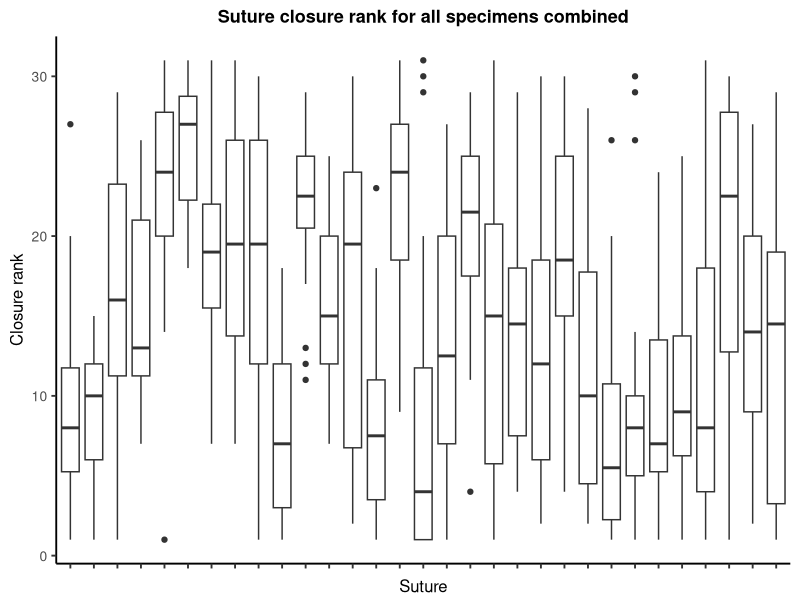
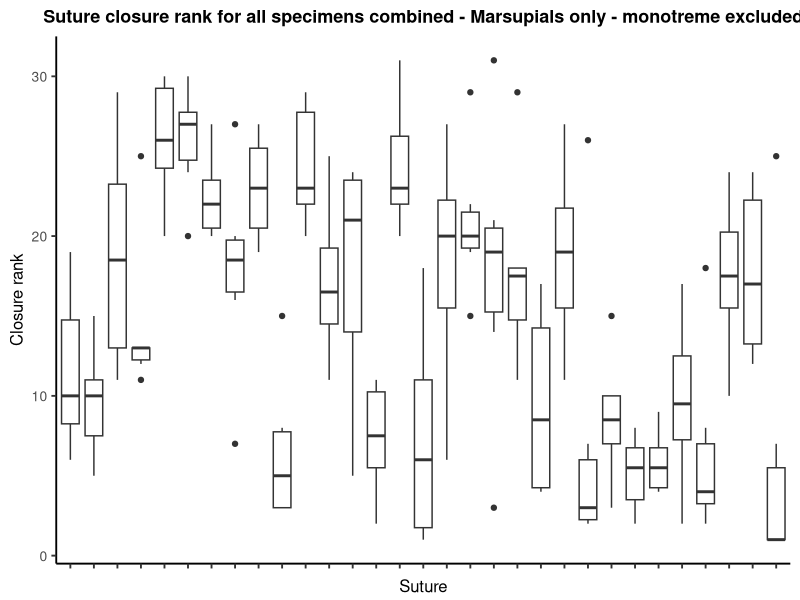
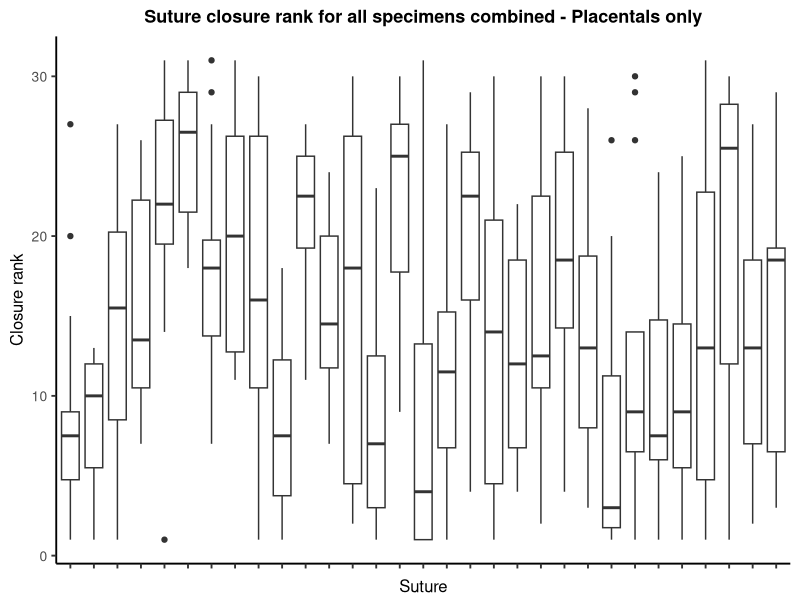
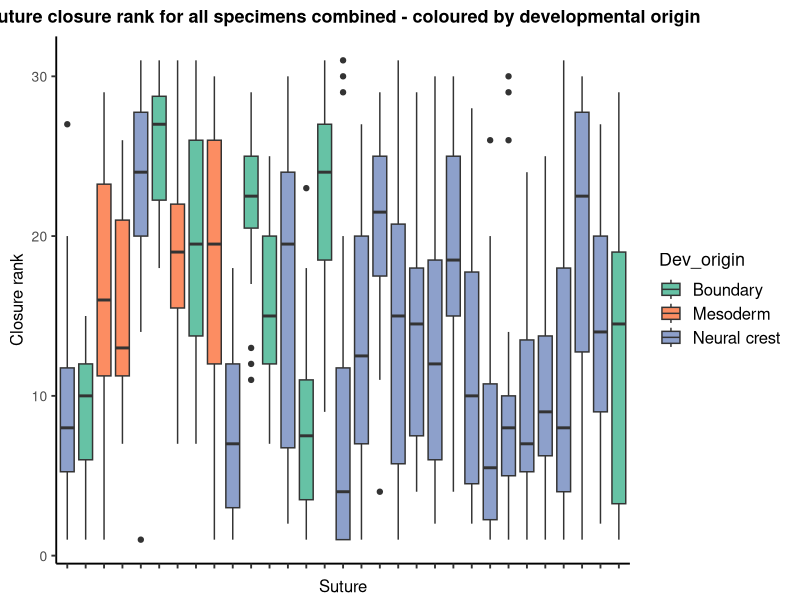

Recreate these plots in R, in order.
# Title: Rank order analysis

# Name: Heather White

# Date created: 02/12/21

# Last modified: 25/10/22

# License: MIT license


# Rank order analysis - between species and compared with the Krogman order (Krogman, 1930)

#######################################################################################################

rm(list = ls())

library(tidyverse)
library(RColorBrewer)
library(ggplot2)
library(ggpubr)
library(ape)
library(nlme)
library(ggrepel)
library(broom)


#########################################################################################################

# STEP 1: Load and format the data


# Order the sutures based on the percentage of fusion (suture closure scores) calculated (as described in manuscript)
# Suture closure scores calculated in "suture_closure_scores.R" script
# Load this rank order data
rank <- read.csv("Data/rank_order_sutures.csv")

# Load the adult specimen info
adults_data <- read.csv("Data/suture_closure_status_adults.csv")

# Reorder and rename headings so they match the species names
rownames(rank) <- rank$X
rank <- rank %>% select(2:23)
colnames(rank) <- adults_data$Species


#########################################################################################################

# STEP 2: Species pairwise comparison in rank order closure - Kendall's tau


# Iteratively create two species pairs and pairwise Kendalls test on rank order of suture closure and save output data from comparison
PairwiseComparisons=list()
i=1
n=2
for (i in 1:22){ 
  for (h in n:22){ 
    if (i==length(adults_data$Species)){
      break
    }else
      SpeciesA <- adults_data$Species[i]
    SpeciesB <- adults_data$Species[h]
    toMatch <- c(SpeciesA, SpeciesB)
    filename <- paste(SpeciesA, SpeciesB, sep=" vs. ")
    cor_pairwise <-cor.test(rank[[SpeciesA]], rank[[SpeciesB]], method = "kendall", conf.level = .95)
    PairwiseComparisons[[filename]]<-cor_pairwise
  }
  n=n+1
}

# Create matrix and fill with values from pairwise comparisons
Pvalues = matrix (nrow = length(names(PairwiseComparisons)), 
                  ncol = length(c(paste("Kendall", names(PairwiseComparisons[[i]]$p.value[1]), sep = "_"), names(PairwiseComparisons[[i]]$estimate[1]))),
                  dimnames = list(c(names(PairwiseComparisons)), c(paste("Kendall", names(PairwiseComparisons[[i]]$p.value[2]), sep = "_"), names(PairwiseComparisons[[i]]$estimate[1])))
)

# Fills the matrix with all pairwise comparisons from PairwiseComparisons object using $aov.table
for (i in 1:length(names(PairwiseComparisons))){
  Pvalues[i,] <- rbind(as.numeric(paste(c(PairwiseComparisons[[i]]$p.value[1], PairwiseComparisons[[i]]$estimate[1]))))
}

# Save if necessary
#write.csv(Pvalues, "Pairwise_comparison_results_rank_order_suture_closure.csv")

########

# Perform Bonferroni correction to account for pairwise comparisons
# Create the empty matrix
CorrectedPvalues <- matrix(nrow = length(names(PairwiseComparisons)),
                           ncol = length(c("corrected Kendall p.value")),
                           dimnames = list(c(names(PairwiseComparisons)), c("corrected_Kendall_p.value"))
)

# Fill the matrix with the corrected p-values
CorrectedPvalues[,1] <- p.adjust(Pvalues[,1], method = "bonferroni", n = length(PairwiseComparisons))

# Save if necessary
#write.csv(CorrectedPvalues, "Pairwise_comparisons_corrected_pvalues_rank_order_suture_closure.csv")


#########################################################################################################

# STEP 3: Average rank order closure vs Krogman pattern - Kendall's tau


# Load the data
# Average across sutures in each Krogman region (adult specimens only) 
# Then averaged across all species, to calculate average closure and average rank order
average_adults <- read.csv("Data/average_adult_score_Krogman_rank.csv")
# Same as above but seperated for marsupials and placentals
marsupial_placental_pattern <- read.csv("Data/average_total_suture_closure_adults_marsupials_vs_placentals_Krogman.csv")


# Average total suture closure score for each Krogman region calculated across the adult only species
# This average score is ranked from 1-6 for the Krogman pattern 
# and compared using Kendall's tau to the Krogman pattern
average_adult_vs_Krogman_rank <-cor.test(average_adults$Adult_rank, average_adults$Krogman.rank, 
                                         method = "kendall", exact = F)
average_adult_vs_Krogman_rank


# Average total suture closure score is calculated across the adult only species for each Krogman region
# Divided into the marsupials as one group and the placentals as another
# This average score is ranked from 1-6 for the Krogman pattern 
# and compared using Kendall's tau to the Krogman pattern
# For both marsupials and placentals seperately
marsupial_adult_vs_Krogman_rank <- cor.test(marsupial_placental_pattern$Marsupials_adults_order, marsupial_placental_pattern$Krogman_order, method = "kendall", exact = F)
marsupial_adult_vs_Krogman_rank
placental_adult_vs_Krogman_rank <- cor.test(marsupial_placental_pattern$Placentals_adults_order, marsupial_placental_pattern$Krogman_order, method = "kendall", exact = F)
placental_adult_vs_Krogman_rank

# A significant p-value (p < 0.05) indicates a significant correlation with the Krogman pattern


#########################################################################################################

# STEP 4: Plot the order of suture fusion across all 31 sutures


# Load the data - order of suture fusion
# A .csv containing the order of fusion for each suture and for each species - with all specimens combined for each species
# Data below is reformatted from the data loaded in STEP 1
rank_box <- read.csv("Data/rank_order_sutures_boxplot.csv")

# Create a variable containing the suture names
suture_names <- rank$X

# Divide out the marsupials and placentals to make seperate box plots for each
marsupials_rank <- rank_box %>%
  filter(Species %in% c('Bettongia penicillata', 'Monodelphis domestica',
                        'Phascolarctos cincereus', 'Setonix brachyurus', 'Sminthopsis macroura', 
                        'Trichosaurus vulpecula'))
placentals_rank <- rank_box[!(rank_box$Species %in% marsupials_rank$Species),]

# Plot the box plot - ALL
# Suture name on x axis and closure rank (1-31) on the y-axis
# All specimens here
suture_rank_box <- ggplot(rank_box, aes(x=Suture_number, y=closure_rank))+ 
  geom_boxplot()+
  theme_classic(base_size = 14)+ 
  xlab("Suture")+ 
  ylab("Closure rank")+
  scale_x_discrete(labels = suture_names)+
  ggtitle("Suture closure rank for all specimens combined")+
  theme(plot.title = element_text(face = "bold", hjust = 0.5, size = 13), 
        axis.text.x =  element_text(angle = 90, size = 10, vjust = 0, hjust = 1), axis.text.y = element_text(size = 10),
        axis.title.x = element_text(vjust = -0.5, size = 12),  axis.title.y = element_text(hjust = 0.5, size = 12),
        legend.text = element_text(size = 12), legend.title = element_text(size = 13))
suture_rank_box

# Plot the box plot - MARSUPIALS
# Suture name on x axis and closure rank (1-31) on the y-axis
# Marsupials specimens only
suture_rank_box_marsupials <- ggplot(marsupials_rank, aes(x=Suture_number, y=closure_rank))+ 
  geom_boxplot()+
  theme_classic(base_size = 14)+ 
  xlab("Suture")+ 
  ylab("Closure rank")+
  scale_x_discrete(labels = suture_names)+
  ggtitle("Suture closure rank for all specimens combined - Marsupials only - monotreme excluded")+
  theme(plot.title = element_text(face = "bold", hjust = 0.5, size = 13), 
        axis.text.x =  element_text(angle = 90, size = 10, vjust = 0, hjust = 1), axis.text.y = element_text(size = 10),
        axis.title.x = element_text(vjust = -0.5, size = 12),  axis.title.y = element_text(hjust = 0.5, size = 12),
        legend.text = element_text(size = 12), legend.title = element_text(size = 13))
suture_rank_box_marsupials

# Plot the box plot - PLACENTALS
# Suture name on x axis and closure rank (1-31) on the y-axis
# Marsupials specimens only
suture_rank_box_placentals <- ggplot(placentals_rank, aes(x=Suture_number, y=closure_rank))+ 
  geom_boxplot()+
  theme_classic(base_size = 14)+ 
  xlab("Suture")+ 
  ylab("Closure rank")+
  scale_x_discrete(labels = suture_names)+
  ggtitle("Suture closure rank for all specimens combined - Placentals only")+
  theme(plot.title = element_text(face = "bold", hjust = 0.5, size = 13), 
        axis.text.x =  element_text(angle = 90, size = 10, vjust = 0, hjust = 1), axis.text.y = element_text(size = 10),
        axis.title.x = element_text(vjust = -0.5, size = 12),  axis.title.y = element_text(hjust = 0.5, size = 12),
        legend.text = element_text(size = 12), legend.title = element_text(size = 13))
suture_rank_box_placentals


#########################################################################################################

# STEP 5: Correlation between developmental origin and suture fusion


# Developmental origin = mesoderm, neural crest, boundary

# Plot box plot - coloured by developmental origin
# Suture name on x axis and closure rank (1-31) on the y-axis
# All specimens plotted here
suture_rank_box_dev <- ggplot(rank_box, aes(x=Suture_number, y=closure_rank, fill = Dev_origin))+ 
  geom_boxplot()+
  theme_classic(base_size = 14)+ 
  xlab("Suture")+ 
  ylab("Closure rank")+
  scale_x_discrete(labels = suture_names)+
  scale_fill_brewer(palette = "Set2")+
  ggtitle("Suture closure rank for all specimens combined - coloured by developmental origin")+
  theme(plot.title = element_text(face = "bold", hjust = 0.5, size = 13), 
        axis.text.x =  element_text(angle = 90, size = 10, vjust = 0, hjust = 1), axis.text.y = element_text(size = 10),
        axis.title.x = element_text(vjust = -0.5, size = 12),  axis.title.y = element_text(hjust = 0.5, size = 12),
        legend.text = element_text(size = 12), legend.title = element_text(size = 13))
suture_rank_box_dev

# Suture closure scores as calculated from "suture_closure_scores.R" code
all_suture_closure <- read.csv("Data/suture_closure_scores_all_specimens_dev_origin.csv")
adult_suture_closure <- read.csv("Data/suture_closure_scores_adults_dev_origin.csv")

# Correlation between closure score (%) and dev origin - all specimens combined
cor_dev_all <- lm(SCS ~ Dev_origin, data = all_suture_closure)
anova(cor_dev_all)

# Correlation between closure score (%) and dev origin - all adults combined
cor_dev_adults <- lm(SCS ~ Dev_origin, data = adult_suture_closure)
anova(cor_dev_adults)


### END ###
